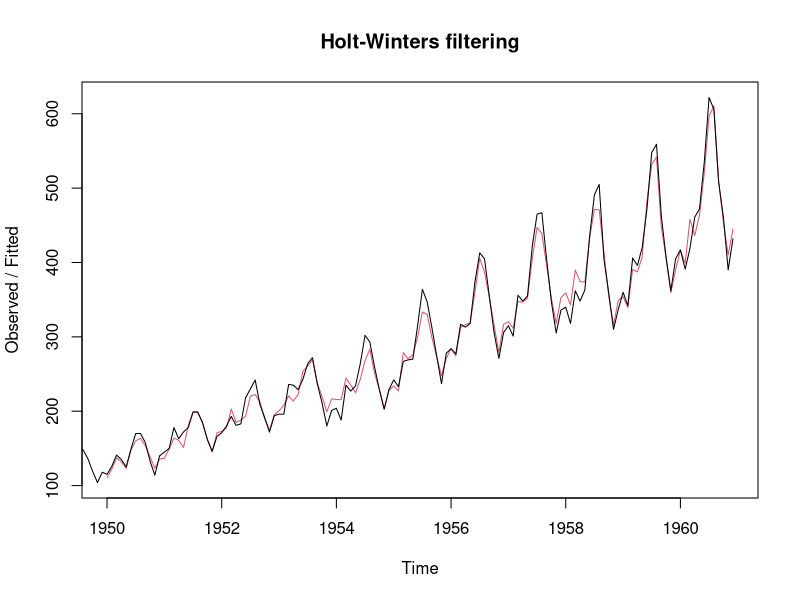
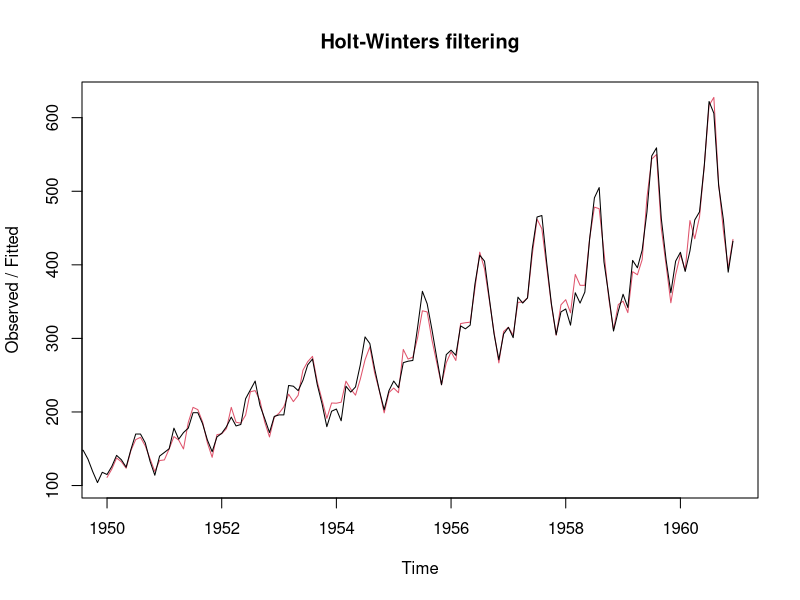
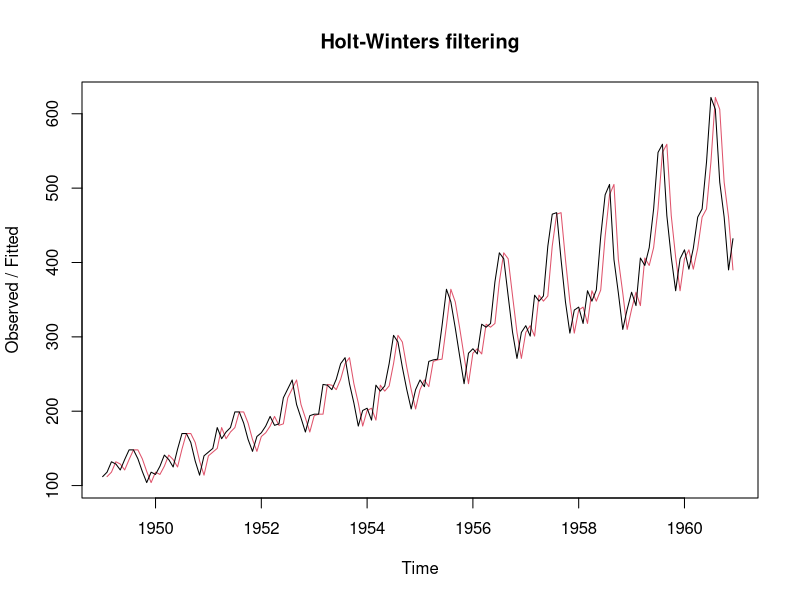
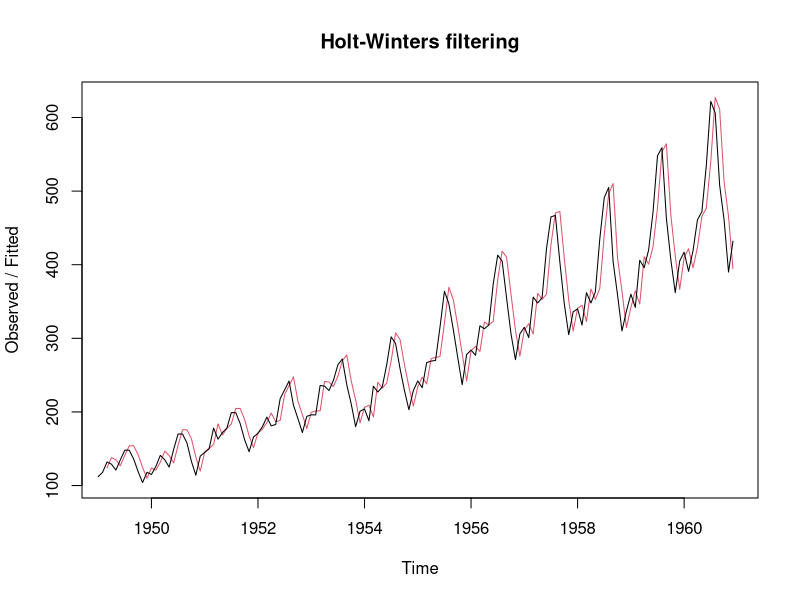
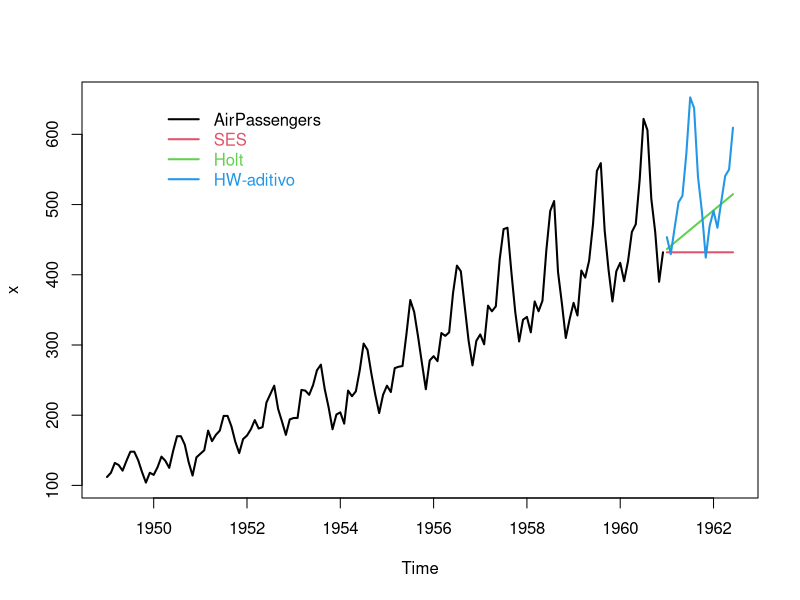
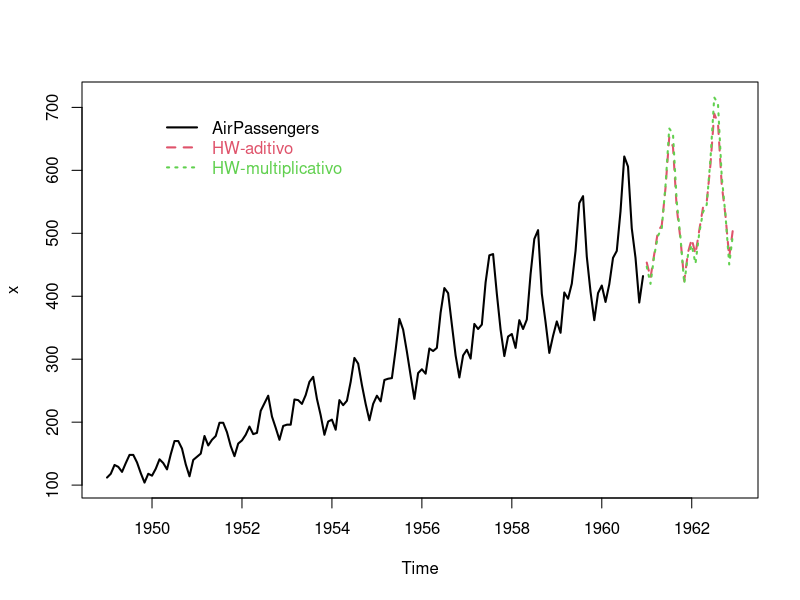

R code for these plots, in order: (Note: this script raises an error after producing the figures.)

require(magrittr)



###############################################
### funcao base para alisamento exponencial ####
###############################################

## OBS: Ajuste via minimização da soma dos erros ao quadrado (EMQ)
####      Assim como nos modelos ARIMA, sob a suposição de normalidade 
####      o EMQ equivale ao  estimador de máxima verossimilhança (EMV)



#### Modelos de Holt - Winters 

## HW - Aditivo (default)
fit.a <- HoltWinters(x=AirPassengers, seasonal = "additive")
fit.a
plot(fit.a)			
			
## HW - Multiplicativo
fit.m <- HoltWinters(x=AirPassengers, seasonal = "multiplicative")
fit.m
plot(fit.m)			


### Previsão ###

## h=10
## Probabilidade cobertura = 95%
predict(fit.a, n.ahead = 10, prediction.interval = TRUE, level = 0.95)

predict(fit.m, n.ahead = 10, prediction.interval = TRUE, level = 0.95)



## OBS 3: Os modelos SES e Holt podem ser acessados da seguinte forma:

## SES
fit.ses <- HoltWinters(x=AirPassengers, beta=FALSE, gamma=FALSE)
fit.ses
plot(fit.ses)

## Holt
fit.holt <- HoltWinters(x=AirPassengers, gamma=FALSE)
fit.holt
plot(fit.holt)


## OBS 4: Tendencia Damped não está disponível na função base

## OBS 5: Plot das previsões não está diretamente disponível na função base


### Alternativa para plotar as previsões
x <- cbind(AirPassengers,predict(fit.ses,18),predict(fit.holt,18),predict(fit.a,18) )
colnames(x) <- c('AirPassengers','SES','Holt','HW-aditivo')

plot(x, plot.type='single', col=c(1,2,3,4), lwd=2)
legend(x=1950, y = 650, legend=colnames(x), box.lwd='white', col = c(1,2,3,4), text.col = c(1,2,3,4), lwd=2)


### HW-aditivo vs HW-multiplicativo
x <- cbind(AirPassengers,predict(fit.a,24),predict(fit.m,24) )
colnames(x) <- c('AirPassengers','HW-aditivo','HW-multiplicativo')

plot(x, plot.type='single', col=c(1,2,3), lwd=2, lty=c(1,2,3))
legend(x=1950, y = 700, legend=colnames(x), box.lwd='white', col = c(1,2,3), text.col = c(1,2,3), lwd=2, lty=c(1,2,3))








###############################################
###      Pacote forecast                   ####
###############################################

require(forecast)

## SES  --> ajuste e previsão
ses(y, h = 10, level = c(80, 95), initial = c("optimal", "simple"))

## Holt --> ajuste e previsão
holt(y, h = 10, damped = FALSE, level = c(80, 95), initial = c("optimal", "simple"))

## Holt+Damped --> ajuste e previsão
holt(y, h = 10, damped = TRUE, level = c(80, 95), initial = c("optimal", "simple"))

## Holt Winters --> ajuste e previsão
hw(y, h = 10, seasonal = c("additive", "multiplicative"),
  damped = FALSE, level = c(80, 95), initial = c("optimal", "simple"))
  
## Holt Winters + Damped --> ajuste e previsão
hw(y, h = 10, seasonal = c("additive", "multiplicative"),
  damped = TRUE, level = c(80, 95), initial = c("optimal", "simple"))
  
  
  
  
#############################
### Alguns exemplos       ###
#############################

require(tseries) ## para usar a função kpss.test()


#######################
# 1) AirPassengers   ##
#######################

## HW-aditivo
fit.hwa <- hw(AirPassengers, h=24, seasonal = "a", initial = "o")
summary(fit.hwa)
plot(fit.hwa)

## HW-multiplicativo
fit.hwm <- hw(AirPassengers, h=24, seasonal = "m", initial = "o")
summary(fit.hwm)
plot(fit.hwm)

## HW-multiplicativo + Damped
fit.hwmd <- hw(AirPassengers, h=24, seasonal = "m", initial = "o", damped=T)
summary(fit.hwmd)
plot(fit.hwmd)


### seleção do modelo via AICc (Critério de Akaike Corrigido)
fit.hwa$model$aicc
fit.hwm$model$aicc
fit.hwmd$model$aicc



### analise residual
E <- fit.hwm$residuals ## residuos do método selecionado

# visual
par(mfrow=c(2,2))
plot(E)
acf(E)
pacf(E)
qqnorm(E)
qqline(E)


## testes estatisticos
# Estacionaridade
kpss.test(E) # hipótese nula: série estacionária
# independencia
Box.test(E, lag = 15, type ="Ljung-Box", fitdf = 3) ## use fitdf=p+q
# normalidade
shapiro.test(E)






#####################################
# 2) airmiles        ################
#####################################

# Série anual de utilização de milhas aéries
plot(airmiles)

fit.ses <- ses(airmiles,h=5)
fit.ses$model
plot(fit.ses)

fit.holt <- holt(airmiles,h=5)
fit.holt$model
plot(fit.holt)

fit.damped <- holt(airmiles,h=5, damped=T)
fit.damped$model
plot(fit.damped)

### selecionando modelo utilizando AICc (Critério de Akaike Corrigido)

fit.ses$model$aicc
fit.holt$model$aicc
fit.damped$model$aicc

### analise residual
E <- fit.holt$residuals ## residuos do método selecionado

# visual
par(mfrow=c(2,2))
plot(E)
acf(E)
pacf(E)
qqnorm(E)
qqline(E)


## testes estatisticos
# Estacionaridade
kpss.test(E) # hipótese nula: série estacionária
# independencia
Box.test(E, lag = 15, type ="Ljung-Box", fitdf = 2) ## use fitdf=p+q
# normalidade
shapiro.test(E)




#####################################
# 3) USAccDeaths   ##################
#####################################

# serie mensal de mortes por acidentes nos EUA
plot(USAccDeaths)

## Visulamente, podemos notar:
# a) Série sazonal com mais mortes no meio do ano (verao) que no inicio (inverno)
# b) A amplitude da sazonalidade parece estabilizada 
# c) Não existe tendência de crescimento/queda

## Modelo indicado (visualmente) --> Holt Winters Aditivo
## Note que a componente de crescimento poderia ser descartada (beta=FALSE)

## HW-aditivo
fit.hwa <- hw(USAccDeaths, h=24, seasonal = "a")
fit.hwa$model

## HW-multiplicativo
fit.hwm <- hw(USAccDeaths, h=24, seasonal = "m")
fit.hwm$model

### selecionando modelo utilizando AICc (Critério de Akaike Corrigido)

fit.hwa$model$aicc

fit.hwm$model$aicc


### Plot modelo selecionado
plot(fit.hwa)


### analise residual
E <- fit.hwa$residuals ## residuos do método selecionado

# visual
par(mfrow=c(2,2))
plot(E)
acf(E)
pacf(E)
qqnorm(E)
qqline(E)



## testes estatisticos
# Estacionaridade
kpss.test(E) # hipótese nula: série estacionária
# independencia
Box.test(E, lag = 15, type ="Ljung-Box", fitdf = 3) ## use fitdf=p+q
# normalidade
shapiro.test(E)



